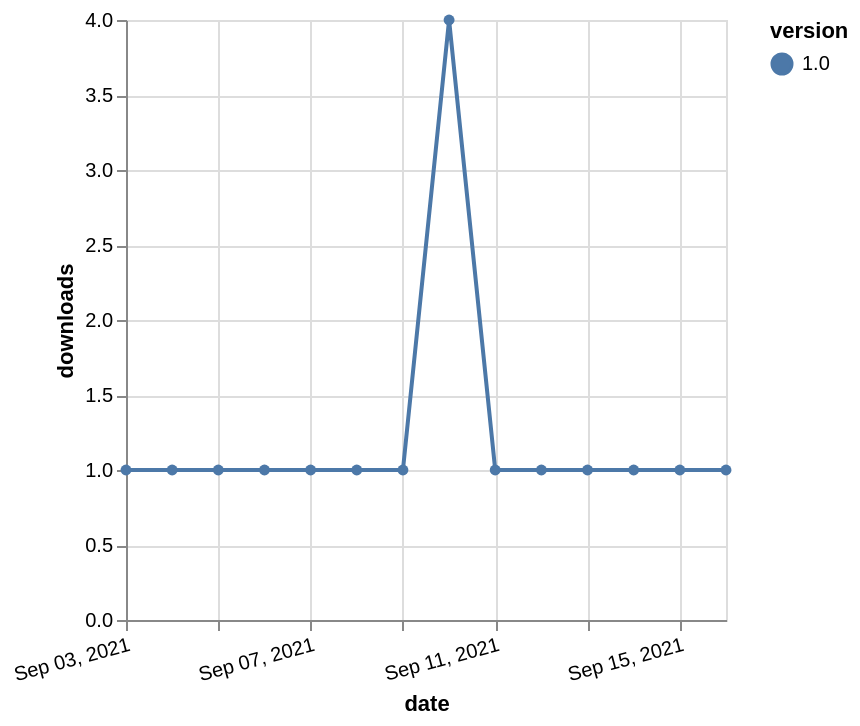

Write a Vega-Lite specification for this figure.
### Vega-Lite specification from a JSON file in a GitHub repository (floating-point values rounded to 4 significant figures)
{"$schema": "https://vega.github.io/schema/vega-lite/v5.json", "description": "A simple bar chart with embedded data.", "data": {"values": [{"date": "2021-09-03", "total": 183, "delta": 1, "version": "1.0"}, {"date": "2021-09-04", "total": 184, "delta": 1, "version": "1.0"}, {"date": "2021-09-05", "total": 185, "delta": 1, "version": "1.0"}, {"date": "2021-09-06", "total": 186, "delta": 1, "version": "1.0"}, {"date": "2021-09-07", "total": 187, "delta": 1, "version": "1.0"}, {"date": "2021-09-08", "total": 188, "delta": 1, "version": "1.0"}, {"date": "2021-09-09", "total": 189, "delta": 1, "version": "1.0"}, {"date": "2021-09-10", "total": 193, "delta": 4, "version": "1.0"}, {"date": "2021-09-11", "total": 194, "delta": 1, "version": "1.0"}, {"date": "2021-09-12", "total": 195, "delta": 1, "version": "1.0"}, {"date": "2021-09-13", "total": 196, "delta": 1, "version": "1.0"}, {"date": "2021-09-14", "total": 197, "delta": 1, "version": "1.0"}, {"date": "2021-09-15", "total": 198, "delta": 1, "version": "1.0"}, {"date": "2021-09-16", "total": 199, "delta": 1, "version": "1.0"}]}, "width": "container", "mark": {"type": "line", "point": {"filled": true}}, "encoding": {"x": {"field": "date", "type": "temporal", "timeUnit": "yearmonthdate", "title": "date", "axis": {"labelAngle": -15}}, "y": {"field": "delta", "type": "quantitative", "title": "downloads"}, "color": {"field": "version", "type": "nominal"}, "tooltip": {"field": "delta"}}}
